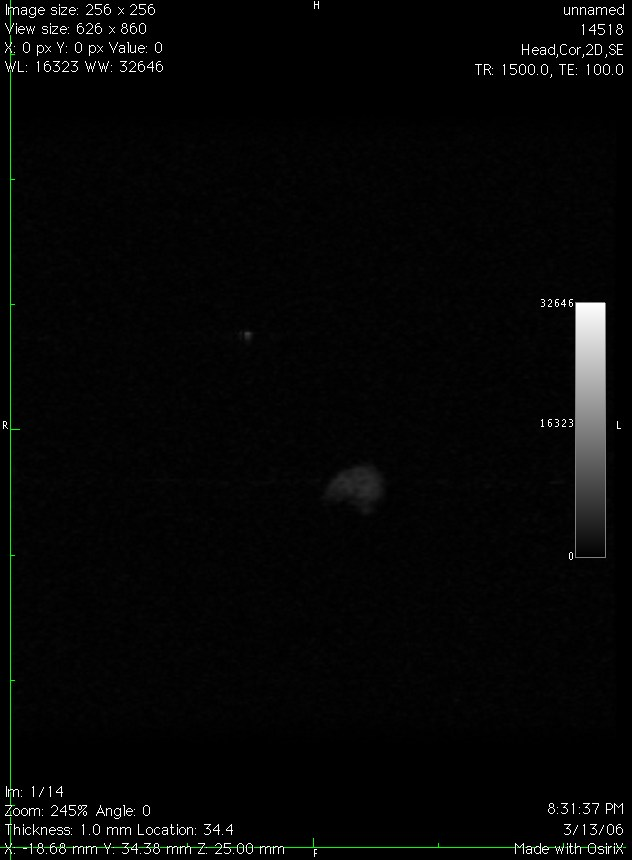
%> input picture Final/data_set_1/a.jpg, 632 x 860 px; its folder holds only this picture in this run
$ octave final.m   (GNU Octave 9; MATLAB toolbox functions it lacks are replaced by stand-ins)
%> lines starting %> are read from the running program, lines starting %| are printed output that depends on the picture
### Final/histNormal.m

function image = histNormal(image,min,max)
%> called with min = 20, max = 240
      k2 = double(image);
      k3 = (k2-min)./(max-min);
      k4 = k3.*255;
      k5=uint8(k4);
      image = k5;

      return
 end

### Final/isolateTumor.m
function [BW,maskedImage] = isolateTumor(X)
%segmentImage Segment image using auto-generated code from imageSegmenter app
%  [BW,MASKEDIMAGE] = segmentImage(X) segments image X using auto-generated
%  code from the imageSegmenter app. The final segmentation is returned in
%  BW, and a masked image is returned in MASKEDIMAGE.

% Auto-generated by imageSegmenter app on 16-Jun-2022
%----------------------------------------------------


% Threshold image - global threshold
BW = imbinarize(X);

% Close mask with disk
radius = 400;
decomposition = 0;
se = strel('disk', radius, decomposition);
BW = imclose(BW, se);
radius = 10;
se = strel('disk', radius, decomposition);
BW = imdilate(BW,se);

% Create masked image.
maskedImage = X;
maskedImage(~BW) = 0;
end

### Final/final.m
% assign where images will be pulled from - manually cropped images
directory = dir("data_set_1/*.jpg");
  volume_dead = 0;
  volume_whole = 0;
 for i = 1:length(directory)
 % Pre-Processing (including beforehand cropping)
      image_path = strcat("data_set_1/",directory(i).name);
      img = rgb2gray(imread(image_path));
      newpath = strcat("1_5_grayscale/",directory(i).name);
      imwrite(img,newpath);
 % Processing
      % increases the contrast between cutoffs (pixel values: 20-240) -
      % anything below 20 -> 0 above 240 -> 255
      im1 = histNormal(img,20,240);
      % median filter - applied blur and reduces noise
      im2 = medfilt2(im1);
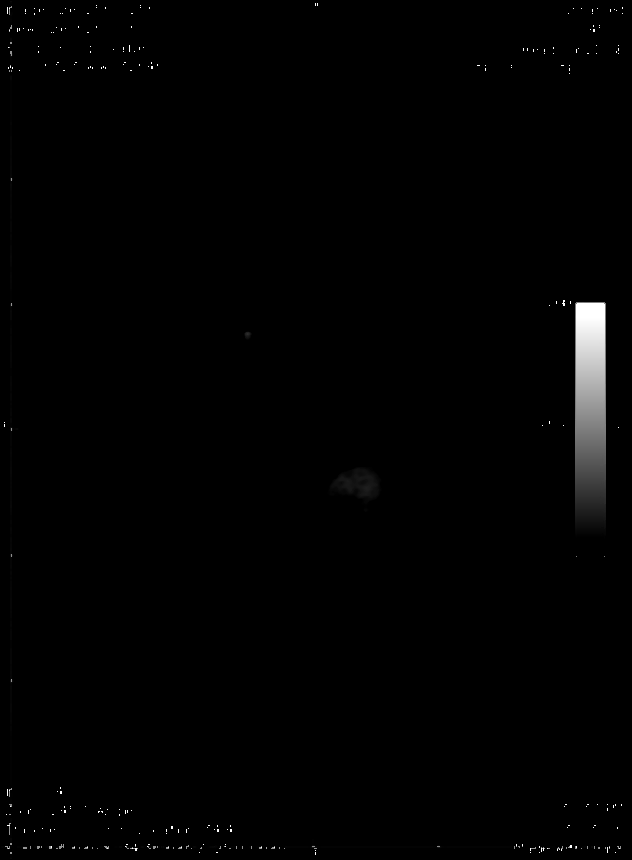
%> im2: size 860x632 uint8; min 0, max 255, mean 2.2
      % apply sobel edge.
      % creates binary mask of regions with extreme contrast
      edged = im2uint8(edge(im2,"sobel"));
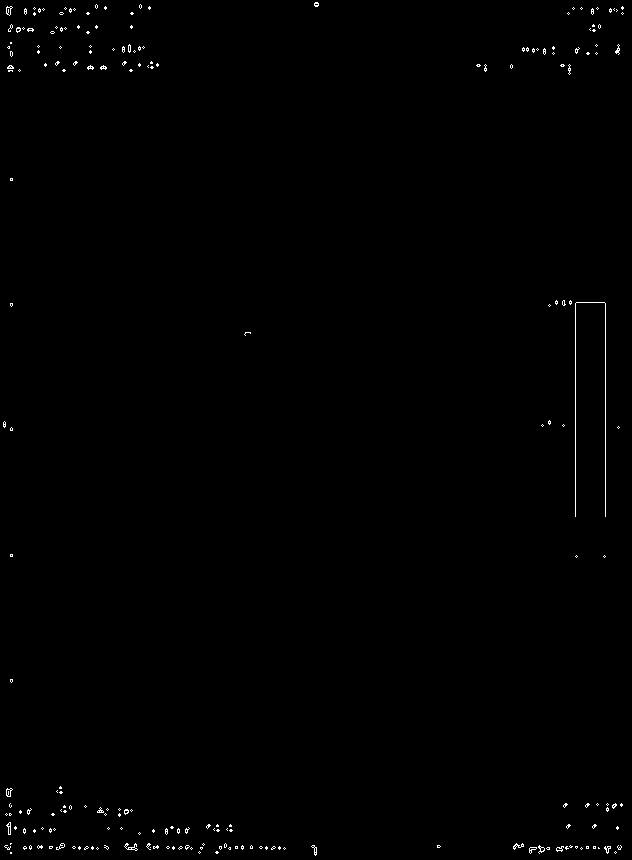
%> edged: size 860x632 uint8; 0.45% white in thin lines or dots
      % take binary values of binary mask and then apply morphological
      % closing to fill in the gaps between edges
      % creates general tumor region
      tumorMask = isolateTumor(edged);
%> in isolateTumor, `BW = imbinarize(X);`: BW: size 860x632 logical; 0.45% white in thin lines or dots
%> (the run ends here)
